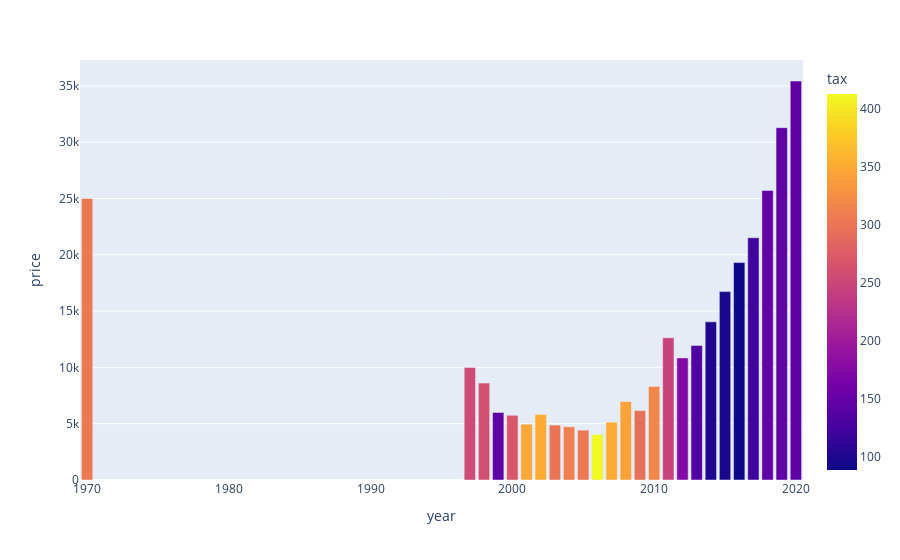

Notebook code cell kept with this figure:
### Code cell
px.bar(df3, x="year", y="price",color="tax")

### Figure 1 — Plotly figure (JSON) as saved in the notebook; plotly's stock layout.template omitted (floating-point values rounded to 4 significant figures)
{"data": [{"alignmentgroup": "True", "hovertemplate": "year=%{x}<br>price=%{y}<br>tax=%{marker.color}<extra></extra>", "legendgroup": "", "marker": {"color": [305, 255, 262.5, 145, 268.3, 347.5, 350.6, 300, 312.3, 303.3, 412.5, 351.1, 342.8, 295, 317.8, 246.3, 175.1, 132.7, 99.51, 96.49, 88.96, 120.8, 147.3, 146.5, 145.7], "coloraxis": "coloraxis", "pattern": {"shape": ""}}, "name": "", "offsetgroup": "", "orientation": "v", "showlegend": false, "textposition": "auto", "type": "bar", "x": [1970, 1997, 1998, 1999, 2000, 2001, 2002, 2003, 2004, 2005, 2006, 2007, 2008, 2009, 2010, 2011, 2012, 2013, 2014, 2015, 2016, 2017, 2018, 2019, 2020], "xaxis": "x", "y": [24999, 9995, 8605, 5995, 5743.0, 4958.0, 5820.0, 4878, 4728.0, 4426.0, 4037.0, 5136.0, 6967.0, 6167.0, 8308.0, 12620.0, 10850.0, 11940.0, 14040.0, 16730.0, 19310.0, 21510.0, 25720.0, 31290.0, 35430.0], "yaxis": "y"}], "layout": {"barmode": "relative", "coloraxis": {"colorbar": {"title": {"text": "tax"}}, "colorscale": [[0, "#0d0887"], [0.1111, "#46039f"], [0.2222, "#7201a8"], [0.3333, "#9c179e"], [0.4444, "#bd3786"], [0.5556, "#d8576b"], [0.6667, "#ed7953"], [0.7778, "#fb9f3a"], [0.8889, "#fdca26"], [1, "#f0f921"]]}, "legend": {"tracegroupgap": 0}, "margin": {"t": 60}, "xaxis": {"anchor": "y", "domain": [0, 1], "title": {"text": "year"}}, "yaxis": {"anchor": "x", "domain": [0, 1], "title": {"text": "price"}}}}
